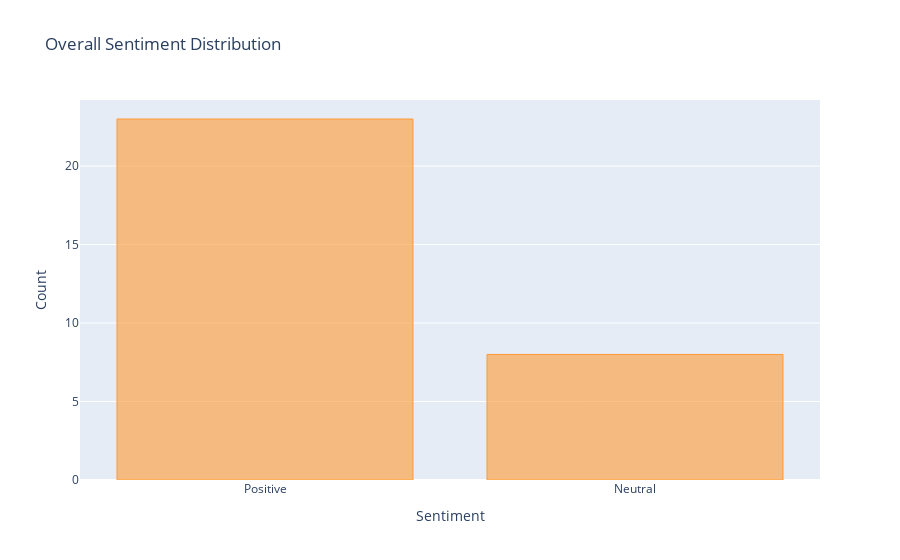

Write notebook code for a chart like this one.
### Code cell
# show barchart of retweet>=5 tweet sentiment
df_over5 = df[df['retweet_count'] >= 5]
layout1=dict(autosize=True, yaxis=dict(automargin=True, title="Count"), xaxis=dict(automargin=True, title="Sentiment"),title="Overall Sentiment Distribution")
df_over5['Sentiment'].value_counts().iplot(kind='bar', title = 'Sentiment Distribution for <br> tweets (Above 5)', layout=layout1)

### Figure 1 — Plotly figure (JSON) as saved in the notebook; plotly's stock layout.template omitted (floating-point values rounded to 4 significant figures)
{"data": [{"marker": {"color": "rgba(255, 153, 51, 0.6)", "line": {"color": "rgba(255, 153, 51, 1.0)", "width": 1}}, "name": "Sentiment", "orientation": "v", "text": "", "type": "bar", "x": ["Positive", "Neutral"], "y": [23, 8]}], "layout": {"autosize": true, "title": {"text": "Overall Sentiment Distribution"}, "xaxis": {"automargin": true, "autorange": true, "range": [-0.5, 1.5], "title": {"text": "Sentiment"}, "type": "category"}, "yaxis": {"automargin": true, "autorange": true, "range": [0, 24.21], "title": {"text": "Count"}, "type": "linear"}}}
